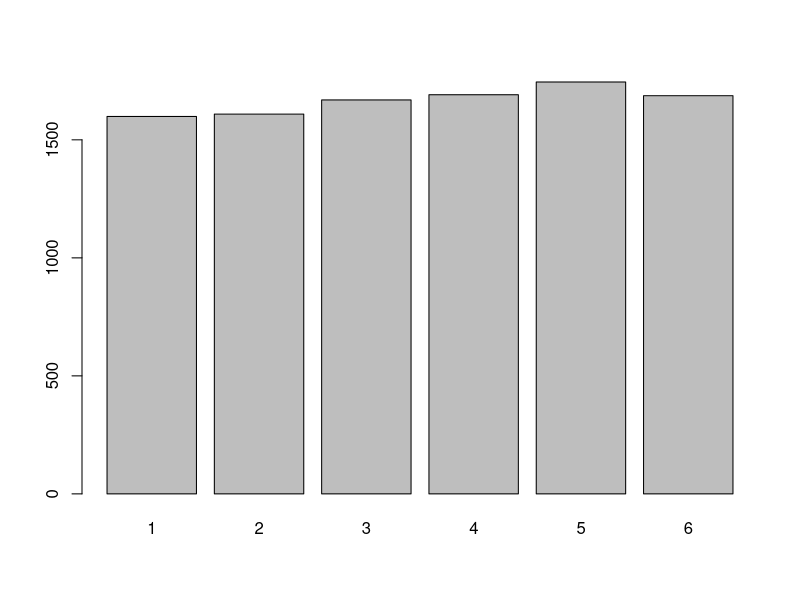
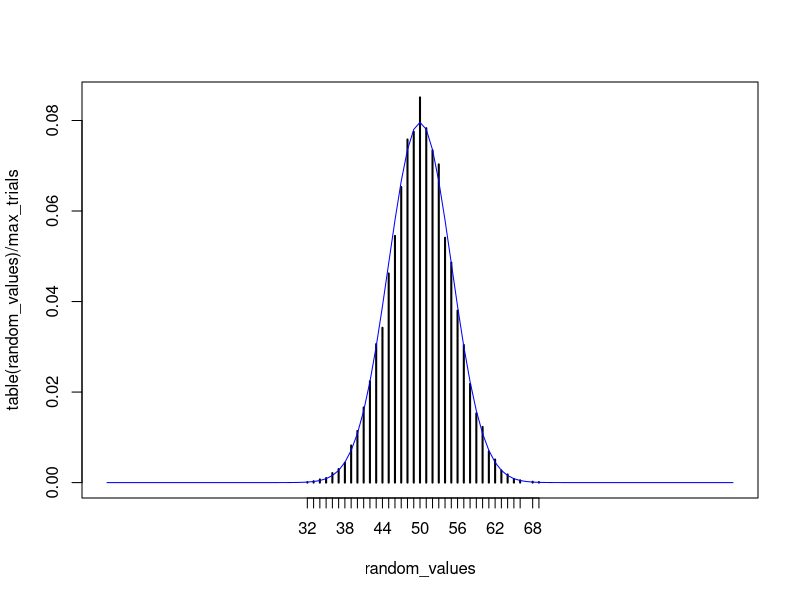
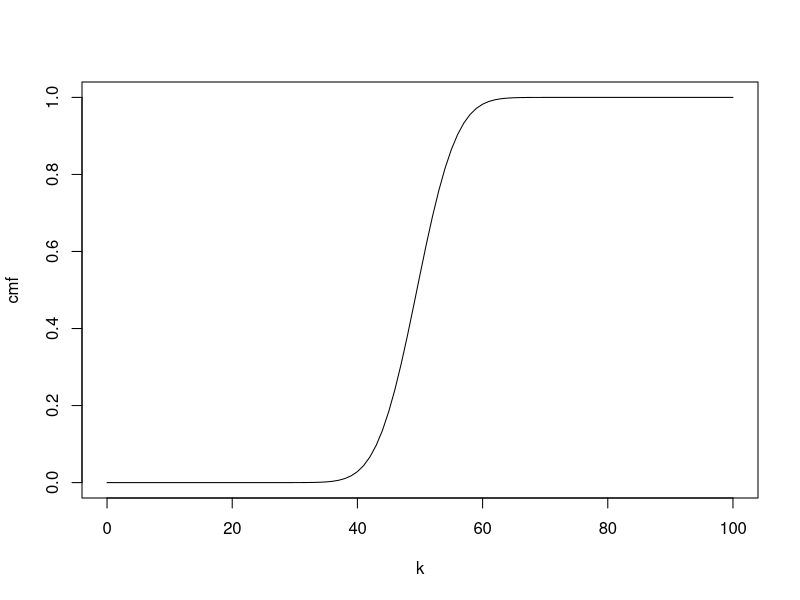
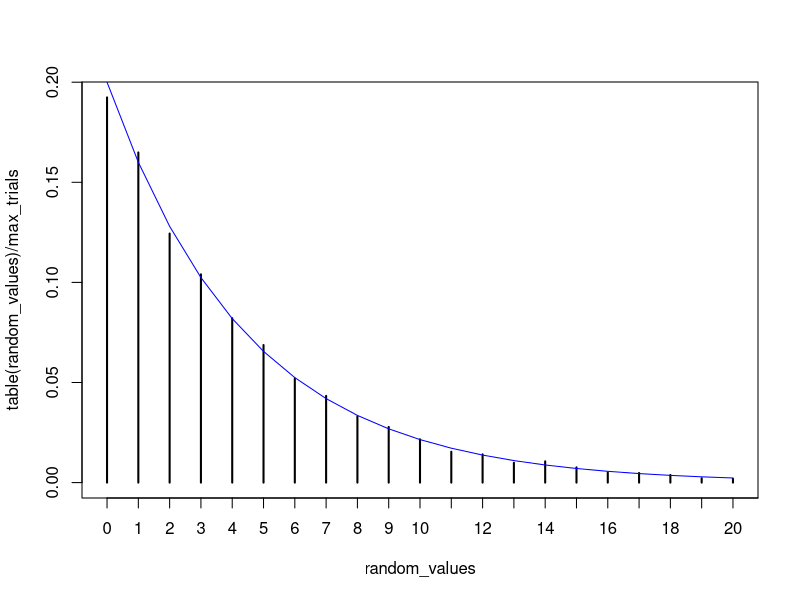
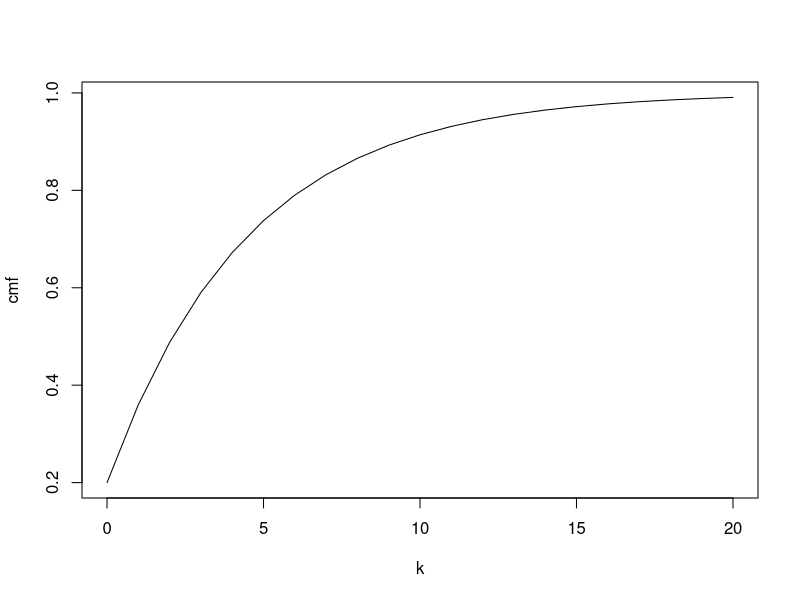
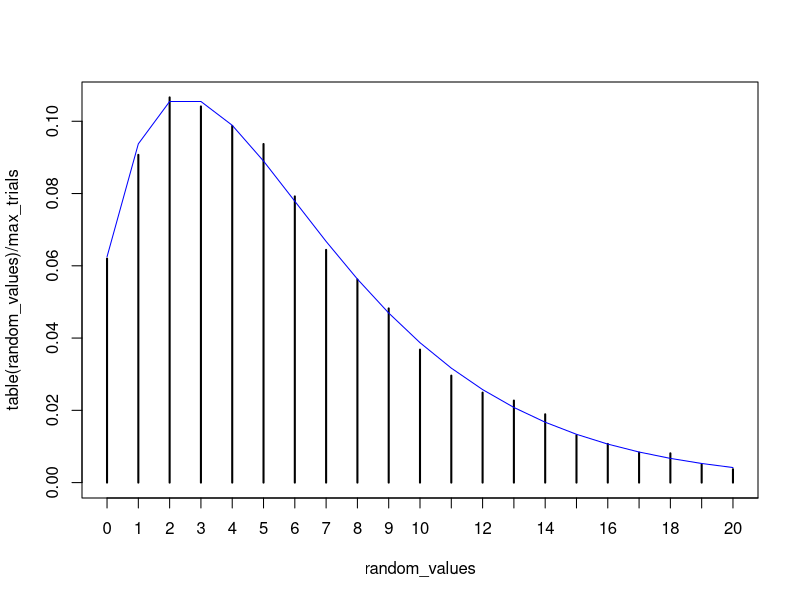
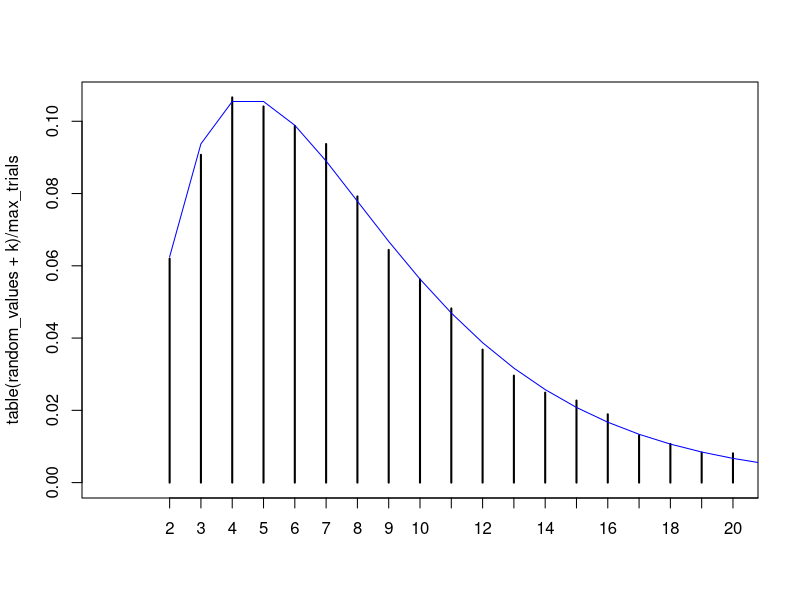
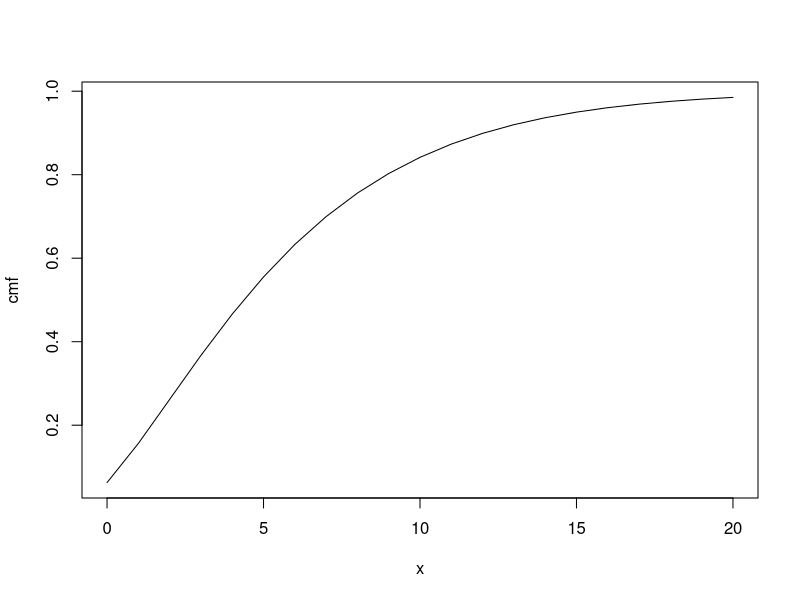

Write the R code that produced these figures, in order.
## ---- chunk 1
# Define the parameters
max_trials <- 10000
min_value <- 1
max_value <- 6

# Create a matrix that has max_trials rows and 4 columns. This represents the dice rolls.
random_values <- sample(min_value:max_value, max_trials, replace=T)

# Display the final results
barplot(table(random_values))
## ---- chunk 2
# Define the parameters
max_trials <- 10000
n <- 100
p <- 0.5

k <- 0:n

# Simulated distribution
random_values <- rbinom(max_trials, n, p)

# Exact distribution
b <- dbinom(k, n, p)
cmf <- cumsum(b)

# Display the final results

plot(table(random_values)/max_trials, xlim=c(0,n))
lines(k, b, col='blue')

plot(k, cmf, type='l')
## ---- chunk 3
# Define the parameters
max_trials <- 10000
n <- 20
p <- 0.2

q <- 1-p
k <- 0:n

# Simulated distribution
random_values <- rgeom(max_trials, p)

# Exact distribution
b <- dgeom(k, p)
cmf <- cumsum(b)

# Display the final results

plot(table(random_values)/max_trials, xlim=c(0,n))
lines(k, b, col='blue')

plot(k, cmf, type='l')
## ---- chunk 4
# Define the parameters
max_trials <- 10000
n <- 20
p <- 0.25
k <- 2

q <- 1-p
x <- 0:n

# Simulated distribution
random_values <- rnbinom(max_trials, k, p)

# Exact distribution
b <- dnbinom(x, k, p)
cmf <- cumsum(b)

# Display the final results

plot(table(random_values)/max_trials, xlim=c(0,n))
lines(x, b, xlim=c(0,n), col='blue')

plot(table(random_values+k)/max_trials, xlim=c(0,n))
lines(x+k, b, xlim=c(0,n), col='blue')

plot(x, cmf, type='l')

plot(x+k, cmf, type='l',xlim=c(0,n))

## ---- chunk 5
# Define the parameters
max_trials <- 100000
n <- 100
p <- 0.001
max_x <- 10


lambda <- n*p
k <- 0:max_x

# Simulated distribution
random_values <- rbinom(max_trials, n, p)

# Exact distribution
poisson <- dpois(k, lambda)
cmf <- cumsum(poisson)

# Display the final results

plot(table(random_values)/max_trials, xlim=c(0,max_x))
lines(k, poisson, col='red')

plot(k, cmf, type='l', xlim=c(0,max_x))

## ---- chunk 6
# Define the parameters
max_trials <- 100000

# Setting up with the book's notation
N <- 100
k <- 30
n <- 20

# Translating to R's notation:
m.R <- k
n.R <- N-k
k.R <- n

x <- 0:n

# Simulated distribution
random_values <- rhyper(max_trials, m.R, n.R, k.R)

# Exact distribution
hyper <- dhyper(x, m.R, n.R, k.R)
cmf <- cumsum(hyper)

# Display the final results

plot(table(random_values)/max_trials, xlim=c(0,n))
lines(x, hyper, col='red')

plot(x, cmf, type='l', xlim=c(0,n))

